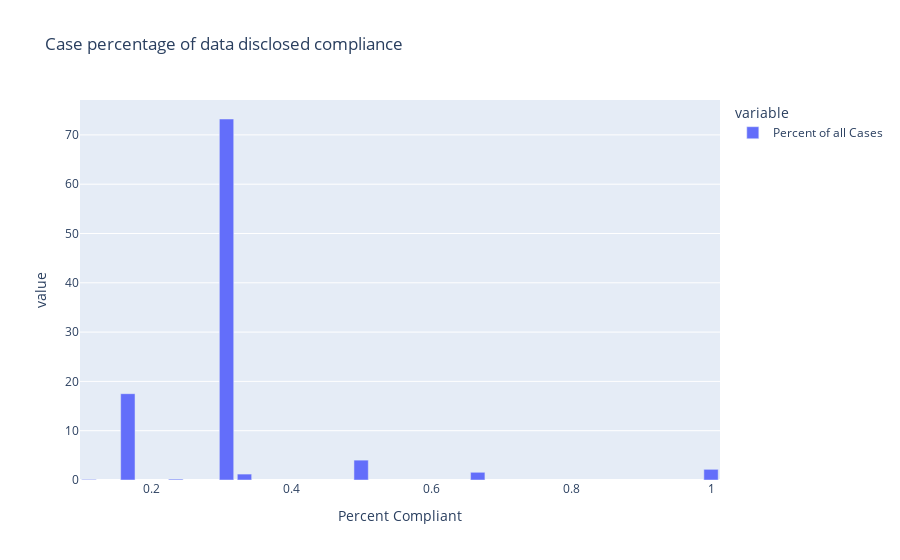

This figure's notebook cell:
### Code cell
bar_data = df_cases_compliant["tilt:case:percentageCompliant"].value_counts().apply(lambda x: x/df_cases_compliant["tilt:case:percentageCompliant"].value_counts().sum()).sort_index(ascending=True)
bar_data.index.name = "Percent Compliant"
bar_data = bar_data.rename(index="Percent of all Cases")
bar_data = bar_data * 100
fig = px.bar(bar_data,title="Case percentage of data disclosed compliance")
fig.show()

### Figure 1 — Plotly figure (JSON) as saved in the notebook; plotly's stock layout.template omitted (floating-point values rounded to 4 significant figures)
{"data": [{"alignmentgroup": "True", "hovertemplate": "variable=Percent of all Cases<br>Percent Compliant=%{x}<br>value=%{y}<extra></extra>", "legendgroup": "Percent of all Cases", "marker": {"color": "#636efa", "pattern": {"shape": ""}}, "name": "Percent of all Cases", "offsetgroup": "Percent of all Cases", "orientation": "v", "showlegend": true, "textposition": "auto", "type": "bar", "x": [0.1111, 0.1667, 0.2353, 0.3077, 0.3333, 0.5, 0.6667, 1], "xaxis": "x", "y": [0.1203, 17.51, 0.1805, 73.23, 1.203, 4.031, 1.564, 2.166], "yaxis": "y"}], "layout": {"barmode": "relative", "legend": {"title": {"text": "variable"}, "tracegroupgap": 0}, "title": {"text": "Case percentage of data disclosed compliance"}, "xaxis": {"anchor": "y", "domain": [0, 1], "title": {"text": "Percent Compliant"}}, "yaxis": {"anchor": "x", "domain": [0, 1], "title": {"text": "value"}}}}
